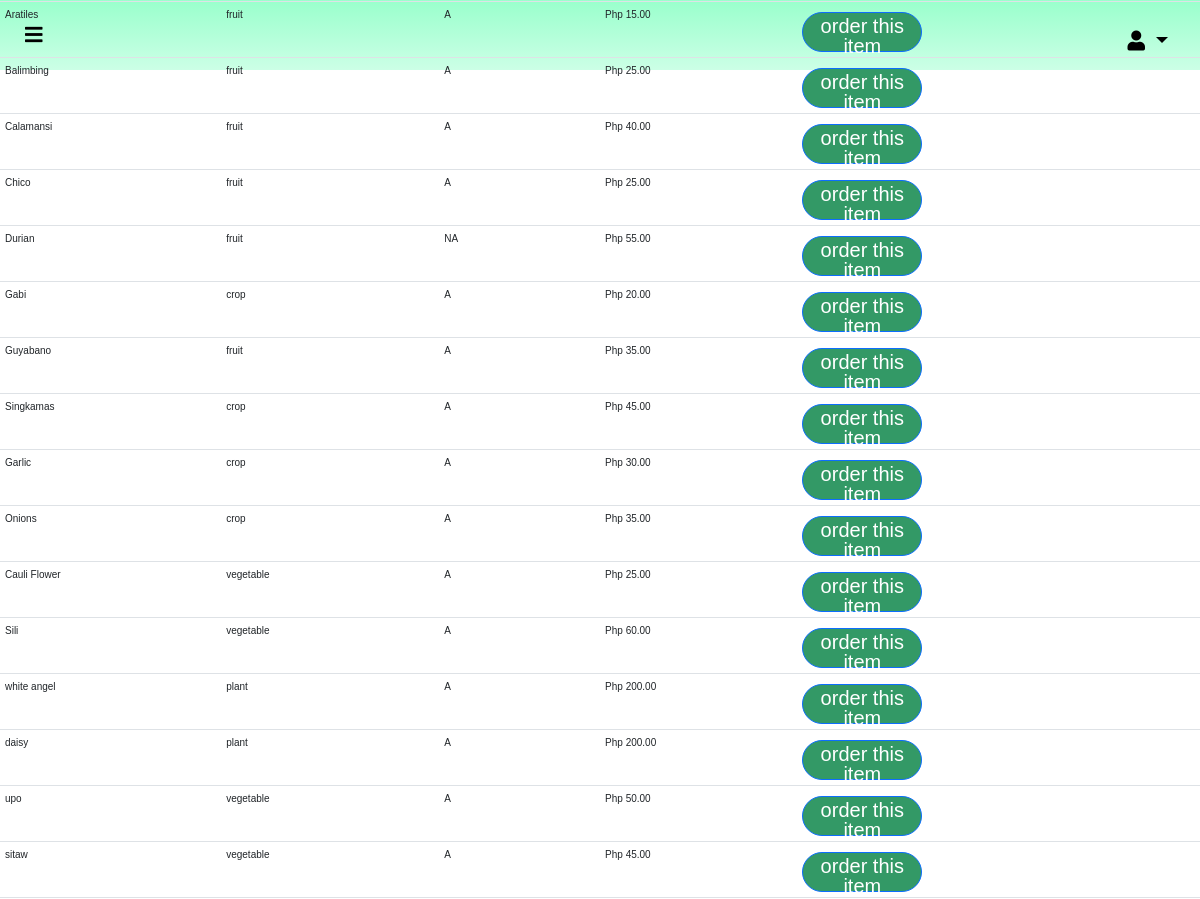
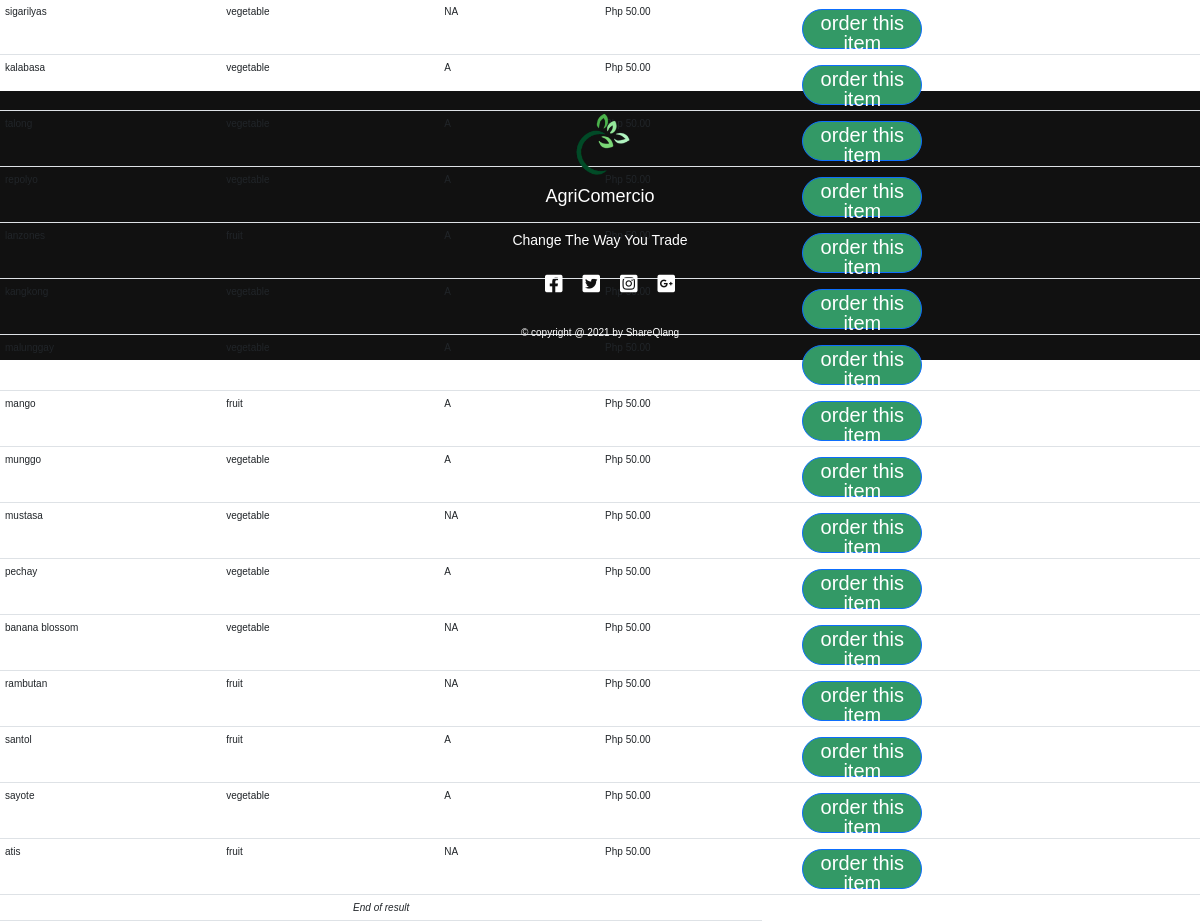
/seller/product.php (signed in), run on the app's committed database (2 pictures, top to bottom).
### tables this page shows
CREATE TABLE `items` (
  `item_id` int(11) NOT NULL,
  `item_name` varchar(128) NOT NULL,
  `cat_id` int(11) NOT NULL,
  `item_desc` varchar(255) NOT NULL,
  `item_status` varchar(20) NOT NULL COMMENT 'A for Available, NA for unavailable',
  `item_price` int(11) NOT NULL,
  `seller_id` int(11) NOT NULL,
  `item_img` varchar(128) NOT NULL
);

CREATE TABLE `category` (
  `cat_id` int(11) NOT NULL,
  `item_id` int(11) NOT NULL,
  `item_name` varchar(50) NOT NULL,
  `cat_desc` varchar(50) NOT NULL
);

### seller/product.php (the view, shortened to what this page needs)
<!DOCTYPE html>
<html lang="en">
<head>
    <link rel="stylesheet" href="css/bootstrap.min.css">
    <link rel="stylesheet" href="../css/style.css">
    <link rel="stylesheet" href="../css/fontawesome.css">
    <link rel="stylesheet" href="https://cdnjs.cloudflare.com/ajax/libs/font-awesome/5.15.2/css/all.min.css">
</head>
<body>
<header id="header">
<div class="right">
    <div class="fas fa-bars" id="bars"></div>
</div>
<div class="left">
<div class="dropdown">
  <button class="dropdown-toggle" type="button" id="dropdownMenu2" data-bs-toggle="dropdown" aria-expanded="false">
  <div class="fas fa-user"></div>
  </button>
</div>
</div>
</header>
<section id="review">
<?php
include_once "../includes/db_conn.php";
           ?>
<?php
        $sql = "SELECT i.item_id
        , i.item_name
        , c.cat_desc
        , i.item_status
        , i.item_price
        FROM `items` i
        JOIN `category` c
        ON i.item_id = c.item_id ;";
  $stmt=mysqli_stmt_init($conn);
  if (!mysqli_stmt_prepare($stmt, $sql)){
     echo "Statement Failed.";
     exit();
  }
   mysqli_stmt_execute($stmt);
   $resultData = mysqli_stmt_get_result($stmt);
   $arr=array();
   while($row = mysqli_fetch_assoc($resultData)){
       array_push($arr,$row);
   }
   if(!empty($arr))
   {
      echo "<table class='table'>";
      foreach($arr as $key => $val){
      echo "<tr>";
          echo "<td>" . $val['item_name'] . "</td>";
          echo "<td>" . $val['cat_desc']       . "</td>";
          echo "<td>" . $val['item_status']        . "</td>";
          echo "<td> Php ". number_format($val['item_price'],2) . "</td>";
          echo "<td> <a href='orderform.php?itemid=".$val['item_id']."' class='btn btn-primary'>order this item</a> </td>";
      echo "</tr>";
      }
      echo "<tr >";
          echo "<td colspan=4 class='text-center'><em>End of result</em></td>";
      echo "</tr>";
  echo "</table>";
   }
   else{
       echo "<h4> No Records Found.</h4>";
   }
  ?>
</section>
<section id="footer">
   <div class="footer-content">
   <img clas ="logo" src="../img/logo1.png" alt="" width="70px" height="70px">
       <h3>AgriComercio</h3>
       <p>Change The Way You Trade</p>
       <ul class="socials">
       <li><a href=""><i class="fab fa-facebook-square"></i></a></li>
       <li><a href=""><i class="fab fa-twitter-square"></i></a></li>
       <li><a href=""><i class="fab fa-instagram-square"></i></a></li>
       <li><a href=""><i class="fab fa-google-plus-square"></i></a></li>
       </ul>
   </div>
    <div class="credit text-center">&#169; copyright @ 2021 by ShareQlang</div>
</section>
</body>
</html>

### css/style.css (style rules this page uses)
* { margin: 0; box-sizing: border-box; transition: all .2s linear; font-family: 'Exo 2', sans-serif ; }
html { font-size: 62.5%; scroll-behavior: smooth; }
body { overflow-x: hidden; }
#header { display: flex; align-items: center; justify-content: space-between; padding: 1.5rem 2.5rem; color: black; background-image:linear-gradient(#99ffcc,#ccffe6) ; }
.fa-user { font-size: 2rem; cursor: pointer; color: #000000; }
.fa-bars { font-size: 2rem; z-index: 10000; cursor: pointer; }
.btn { height: 4rem; width: 12rem; background: #339966; color: #fff; border-radius: 5rem; text-align:center; font-size: 2rem; line-height: 2rem; text-decoration:none; margin-left: 3.5rem; margin-top: 00.5rem; }
button { height: 3rem; width: 12rem; background: #339966; color: #fff; border-radius: 5rem; text-align:center; font-size: 2rem; text-decoration:none; margin-top: 1rem; border: none; }
#footer { background: #111; height: auto; padding: 2rem 0; width: 100vw; text-align-last: center; color: white; }
.footer-content { display: flex; align-items: center; justify-content: center; flex-direction: column; text-align: center; }
.footer-content h3 { font-size: 1.8rem; font-weight: 400; line-height: 3rem; }
.footer-content p { margin: 10px auto; line-height: 28px; font-size: 14px; }
.socials { list-style: none; display: flex; align-items: center; justify-content: center; margin: 1rem 0 3rem 0; }
.socials li { margin: 0 10px; }
.socials a { text-decoration: none; color: white; }
.socials a i { font-size: 2rem; transition: color .4s ease; }
a { text-decoration: none; font-weight: bolder; color: #000000; }
table { width: 100%; border-collapse: collapse ; }
td a { margin-top: 6rem; }
#review { height: 90vh; width: 100vw; display: flex; align-items: center; justify-content: center; flex-flow: column; padding-bottom: 40rem; margin-top: 20rem; }
.dropdown #dropdownMenu2 { background: none; border: none; outline: none; color: black; width: 5.5rem; }
.text-center { text-align-last: center; }

### data on the page
items: item_name "Aratiles", category.cat_desc "fruit", item_status "A", item_price "15.00"
items: item_name "Balimbing", category.cat_desc "fruit", item_status "A", item_price "25.00"
items: item_name "Calamansi", category.cat_desc "fruit", item_status "A", item_price "40.00"
items: item_name "Chico", category.cat_desc "fruit", item_status "A", item_price "25.00"
items: item_name "Durian", category.cat_desc "fruit", item_status "NA", item_price "55.00"
items: item_name "Gabi", category.cat_desc "crop", item_status "A", item_price "20.00"
items: item_name "Guyabano", category.cat_desc "fruit", item_status "A", item_price "35.00"
items: item_name "Singkamas", category.cat_desc "crop", item_status "A", item_price "45.00"
items: item_name "Garlic", category.cat_desc "crop", item_status "A", item_price "30.00"
items: item_name "Onions", category.cat_desc "crop", item_status "A", item_price "35.00"
items: item_name "Cauli Flower", category.cat_desc "vegetable", item_status "A", item_price "25.00"
items: item_name "Sili", category.cat_desc "vegetable", item_status "A", item_price "60.00"
items: item_name "white angel", category.cat_desc "plant", item_status "A", item_price "200.00"
items: item_name "daisy", category.cat_desc "plant", item_status "A", item_price "200.00"
items: item_name "upo", category.cat_desc "vegetable", item_status "A", item_price "50.00"
items: item_name "sitaw", category.cat_desc "vegetable", item_status "A", item_price "45.00"
items: item_name "sigarilyas", category.cat_desc "vegetable", item_status "NA", item_price "50.00"
items: item_name "kalabasa", category.cat_desc "vegetable", item_status "A", item_price "50.00"
items: item_price "50.00"
items: item_price "50.00"
items: item_name "mango", category.cat_desc "fruit", item_status "A", item_price "50.00"
items: item_name "munggo", category.cat_desc "vegetable", item_status "A", item_price "50.00"
items: item_name "mustasa", category.cat_desc "vegetable", item_status "NA", item_price "50.00"
items: item_name "pechay", category.cat_desc "vegetable", item_status "A", item_price "50.00"
items: item_name "banana blossom", category.cat_desc "vegetable", item_status "NA", item_price "50.00"
items: item_name "rambutan", category.cat_desc "fruit", item_status "NA", item_price "50.00"
items: item_name "santol", category.cat_desc "fruit", item_status "A", item_price "50.00"
items: item_name "sayote", category.cat_desc "vegetable", item_status "A", item_price "50.00"
items: item_name "atis", category.cat_desc "fruit", item_status "NA", item_price "50.00"
